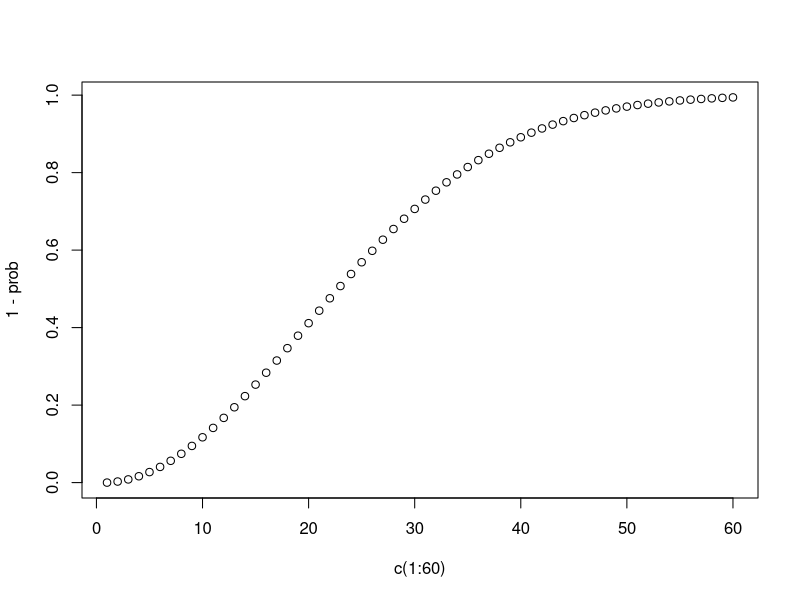

This chart was generated by the following R code:
prob<-rep(1,60)
for (k in 2:60){prob[k]<-prob[k-1]*(365-k+1)/365}
plot(c(1:60),1-prob)
data.frame(c(1:60),1-prob)

prob2<-rep(1,45)
for (k in 2:45) {prob2[k]<-prob2[k-1]*(365-k+1)/365}
data.frame(c(1:15),1-prob2[1:15],c(16:30),1-prob2[16:30],c(31:45),1-prob[31:45])

x<-0:3
prob3<-choose(13,x)*choose(39,3-x)/choose(52,3)
data.frame(x,prob3)

hearts<-numeric(10000)
for (i in 1:10000) {hearts[i]<-sum(sample(c(rep(1,13),rep(0,39)),3))}
table(hearts)

hearts<-replicate(10000,sum(sample(c(rep(1,13),rep(0,39)),3)))
table(hearts)